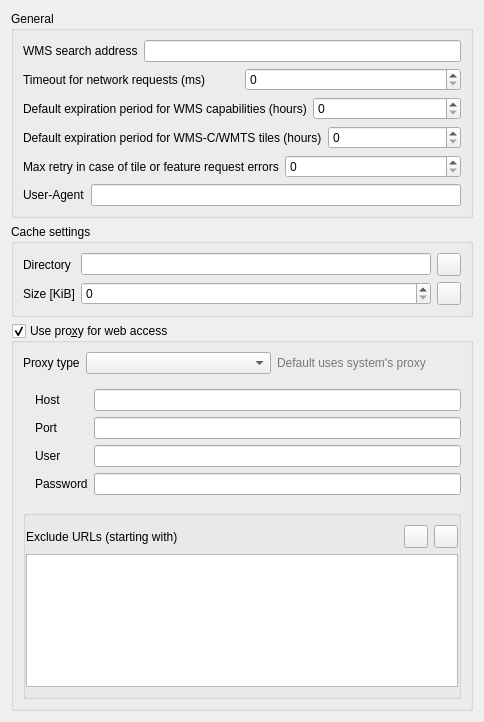
             <widget class="QWidget" name="mOptionsScrollAreaContents_10">
              <property name="geometry">
               <rect>
                <x>0</x>
                <y>0</y>
                <width>484</width>
                <height>722</height>
               </rect>
              </property>
              <layout class="QVBoxLayout" name="verticalLayout_33">
               <item>
                <widget class="QGroupBox" name="groupBox_20">
                 <property name="title">
                  <string>General</string>
                 </property>
                 <layout class="QVBoxLayout" name="verticalLayout_34">
                  <item>
                   <layout class="QHBoxLayout" name="horizontalLayout_2">
                    <item>
                     <widget class="QLabel" name="label_9">
                      <property name="text">
                       <string>WMS search address</string>
                      </property>
                     </widget>
                    </item>
                    <item>
                     <widget class="QLineEdit" name="leWmsSearch"/>
                    </item>
                   </layout>
                  </item>
                  <item>
                   <layout class="QHBoxLayout" name="horizontalLayout_11">
                    <item>
                     <widget class="QLabel" name="mNetworkTimeoutLabel">
                      <property name="text">
                       <string>Timeout for network requests (ms)</string>
                      </property>
                     </widget>
                    </item>
                    <item>
                     <widget class="QSpinBox" name="mNetworkTimeoutSpinBox">
                      <property name="maximum">
                       <number>100000000</number>
                      </property>
                     </widget>
                    </item>
                   </layout>
                  </item>
                  <item>
                   <layout class="QHBoxLayout" name="horizontalLayout_40">
                    <item>
                     <widget class="QLabel" name="label_45">
                      <property name="text">
                       <string>Default expiration period for WMS capabilities (hours)</string>
                      </property>
                     </widget>
                    </item>
                    <item>
                     <widget class="QSpinBox" name="mDefaultCapabilitiesExpirySpinBox">
                      <property name="maximum">
                       <number>100000000</number>
                      </property>
                     </widget>
                    </item>
                   </layout>
                  </item>
                  <item>
                   <layout class="QHBoxLayout" name="horizontalLayout_17">
                    <item>
                     <widget class="QLabel" name="label_32">
                      <property name="text">
                       <string>Default expiration period for WMS-C/WMTS tiles (hours)</string>
                      </property>
                     </widget>
                    </item>
                    <item>
                     <widget class="QSpinBox" name="mDefaultTileExpirySpinBox">
                      <property name="maximum">
                       <number>100000000</number>
                      </property>
                     </widget>
                    </item>
                   </layout>
                  </item>
                  <item>
                   <layout class="QHBoxLayout" name="horizontalLayout_33">
                    <item>
                     <widget class="QLabel" name="label_57">
                      <property name="text">
                       <string>Max retry in case of tile or feature request errors</string>
                      </property>
                     </widget>
                    </item>
                    <item>
                     <widget class="QSpinBox" name="mDefaultTileMaxRetrySpinBox">
                      <property name="maximum">
                       <number>100000000</number>
                      </property>
                     </widget>
                    </item>
                   </layout>
                  </item>
                  <item>
                   <layout class="QHBoxLayout" name="horizontalLayout_35">
                    <item>
                     <widget class="QLabel" name="lblUserAgent">
                      <property name="text">
                       <string>User-Agent</string>
                      </property>
                     </widget>
                    </item>
                    <item>
                     <widget class="QLineEdit" name="leUserAgent"/>
                    </item>
                   </layout>
                  </item>
                 </layout>
                </widget>
               </item>
               <item>
                <widget class="QGroupBox" name="grpCache">
                 <property name="title">
                  <string>Cache settings</string>
                 </property>
                 <layout class="QGridLayout" name="gridLayout_2">
                  <item row="0" column="0">
                   <widget class="QLabel" name="label_10">
                    <property name="text">
                     <string>Directory</string>
                    </property>
                   </widget>
                  </item>
                  <item row="0" column="1">
                   <widget class="QLineEdit" name="mCacheDirectory"/>
                  </item>
                  <item row="0" column="2">
                   <widget class="QToolButton" name="mBrowseCacheDirectory">
                    <property name="toolTip">
                     <string>Select folder</string>
                    </property>
                    <property name="text">
                     <string/>
                    </property>
                    <property name="icon">
                     <iconset resource="../../images/images.qrc">
                      <normaloff>:/images/themes/default/mActionFileOpen.svg</normaloff>:/images/themes/default/mActionFileOpen.svg</iconset>
                    </property>
                   </widget>
                  </item>
                  <item row="2" column="0">
                   <widget class="QLabel" name="label_11">
                    <property name="text">
                     <string>Size [KiB]</string>
                    </property>
                   </widget>
                  </item>
                  <item row="2" column="1">
                   <widget class="QSpinBox" name="mCacheSize"/>
                  </item>
                  <item row="2" column="2">
                   <widget class="QToolButton" name="mClearCache">
                    <property name="toolTip">
                     <string>Clear</string>
                    </property>
                    <property name="text">
                     <string/>
                    </property>
                    <property name="icon">
                     <iconset resource="../../images/images.qrc">
                      <normaloff>:/images/themes/default/mActionUndo.svg</normaloff>:/images/themes/default/mActionUndo.svg</iconset>
                    </property>
                   </widget>
                  </item>
                 </layout>
                </widget>
               </item>
               <item>
                <widget class="QgsCollapsibleGroupBox" name="grpProxy">
                 <property name="title">
                  <string>Use pro&amp;xy for web access</string>
                 </property>
                 <property name="flat">
                  <bool>false</bool>
                 </property>
                 <property name="checkable">
                  <bool>true</bool>
                 </property>
                 <property name="collapsed" stdset="0">
                  <bool>false</bool>
                 </property>
                 <property name="saveCollapsedState" stdset="0">
                  <bool>true</bool>
                 </property>
                 <layout class="QGridLayout" name="gridLayout_1">
                  <item row="0" column="0" colspan="5">
                   <layout class="QGridLayout" name="gridLayout_17">
                    <item row="0" column="1">
                     <widget class="QComboBox" name="mProxyTypeComboBox"/>
                    </item>
                    <item row="0" column="0">
                     <widget class="QLabel" name="mTypeLabel">
                      <property name="sizePolicy">
                       <sizepolicy hsizetype="Maximum" vsizetype="Preferred">
                        <horstretch>0</horstretch>
                        <verstretch>0</verstretch>
                       </sizepolicy>
                      </property>
                      <property name="text">
                       <string>Proxy type</string>
                      </property>
                     </widget>
                    </item>
                    <item row="0" column="2">
                     <widget class="QLabel" name="label_41">
                      <property name="styleSheet">
                       <string notr="true">QLabel {color: rgb(120, 120, 120);}</string>
                      </property>
                      <property name="text">
                       <string>Default uses system's proxy</string>
                      </property>
                     </widget>
                    </item>
                    <item row="1" column="0" colspan="3">
                     <widget class="QFrame" name="frameManualProxy">
                      <property name="frameShape">
                       <enum>QFrame::NoFrame</enum>
                      </property>
                      <property name="frameShadow">
                       <enum>QFrame::Raised</enum>
                      </property>
                      <layout class="QGridLayout" name="gridLayout_18">
                       <property name="leftMargin">
                        <number>0</number>
                       </property>
                       <property name="rightMargin">
                        <number>0</number>
                       </property>
                       <item row="2" column="2">
                        <widget class="QLineEdit" name="leProxyUser">
                         <property name="toolTip">
                          <string>Leave this blank if no proxy username / password are required</string>
                         </property>
                        </widget>
                       </item>
                       <item row="3" column="2">
                        <widget class="QLineEdit" name="leProxyPassword">
                         <property name="toolTip">
                          <string>Leave this blank if no proxy username / password are required</string>
                         </property>
                         <property name="echoMode">
                          <enum>QLineEdit::Password</enum>
                         </property>
                        </widget>
                       </item>
                       <item row="2" column="1">
                        <widget class="QLabel" name="lblUser">
                         <property name="text">
                          <string>User</string>
                         </property>
                        </widget>
                       </item>
                       <item row="3" column="1">
                        <widget class="QLabel" name="lblPassword">
                         <property name="text">
                          <string>Password</string>
                         </property>
                        </widget>
                       </item>
                       <item row="0" column="2">
                        <widget class="QLineEdit" name="leProxyHost"/>
                       </item>
                       <item row="1" column="1">
                        <widget class="QLabel" name="lblProxyPort">
                         <property name="text">
                          <string>Port</string>
                         </property>
                        </widget>
                       </item>
                       <item row="1" column="2">
                        <widget class="QLineEdit" name="leProxyPort"/>
                       </item>
                       <item row="0" column="1">
                        <widget class="QLabel" name="lblProxyHost">
                         <property name="text">
                          <string>Host</string>
                         </property>
                        </widget>
                       </item>
                       <item row="1" column="0">
                        <spacer name="horizontalSpacer_27">
                         <property name="orientation">
                          <enum>Qt::Horizontal</enum>
                         </property>
                         <property name="sizeType">
                          <enum>QSizePolicy::Fixed</enum>
                         </property>
                         <property name="sizeHint" stdset="0">
                          <size>
                           <width>12</width>
                           <height>20</height>
                          </size>
                         </property>
                        </spacer>
                       </item>
                      </layout>
                     </widget>
                    </item>
                   </layout>
                  </item>
                  <item row="7" column="0" rowspan="2" colspan="5">
                   <widget class="QGroupBox" name="grpUrlExclude">
                    <property name="title">
                     <string/>
                    </property>
                    <property name="flat">
                     <bool>true</bool>
                    </property>
                    <layout class="QGridLayout" name="gridLayout_5">
                     <property name="leftMargin">
                      <number>0</number>
                     </property>
                     <property name="rightMargin">
                      <number>0</number>
                     </property>
                     <item row="2" column="3">
                      <widget class="QToolButton" name="mRemoveUrlPushButton">
                       <property name="toolTip">
                        <string>Remove selected URL</string>
                       </property>
                       <property name="text">
                        <string/>
                       </property>
                       <property name="icon">
                        <iconset resource="../../images/images.qrc">
                         <normaloff>:/images/themes/default/symbologyRemove.svg</normaloff>:/images/themes/default/symbologyRemove.svg</iconset>
                       </property>
                      </widget>
                     </item>
                     <item row="2" column="2">
                      <widget class="QToolButton" name="mAddUrlPushButton">
                       <property name="toolTip">
                        <string>Add URL to exclude</string>
                       </property>
                       <property name="text">
                        <string/>
                       </property>
                       <property name="icon">
                        <iconset resource="../../images/images.qrc">
                         <normaloff>:/images/themes/default/symbologyAdd.svg</normaloff>:/images/themes/default/symbologyAdd.svg</iconset>
                       </property>
                      </widget>
                     </item>
                     <item row="2" column="0">
                      <widget class="QLabel" name="label_47">
                       <property name="text">
                        <string>Exclude URLs (starting with)</string>
                       </property>
                      </widget>
                     </item>
                     <item row="2" column="1">
                      <spacer name="horizontalSpacer">
                       <property name="orientation">
                        <enum>Qt::Horizontal</enum>
                       </property>
                       <property name="sizeHint" stdset="0">
                        <size>
                         <width>40</width>
                         <height>20</height>
                        </size>
                       </property>
                      </spacer>
                     </item>
                     <item row="3" column="0" colspan="4">
                      <widget class="QListWidget" name="mExcludeUrlListWidget"/>
                     </item>
                    </layout>
                   </widget>
                  </item>
                 </layout>
                </widget>
               </item>
               <item>
                <spacer name="verticalSpacer_9">
                 <property name="orientation">
                  <enum>Qt::Vertical</enum>
                 </property>
                 <property name="sizeHint" stdset="0">
                  <size>
                   <width>20</width>
                   <height>40</height>
                  </size>
                 </property>
                </spacer>
               </item>
              </layout>
             </widget>
